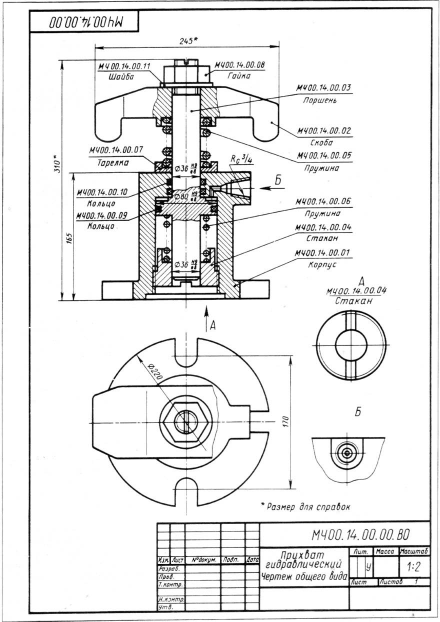
#> input picture images/sb_1.jpg, 880 x 1243 px (shown at 1/2 size)
$ python -i thick_lines.py   (imports and definitions only)
#> lines starting #> are read from the running program, lines starting #| are printed output that depends on the picture; after the words box and inside, x2 and y2 are one past the last pixel; in counts of white or black regions, pixels touching at a corner belong together
#> further down, picture is the input picture: shape (1243, 880, 3); min 0, max 255, mean 233.9
### src/draftslice/core/utils/checks.py
"""Проверки входа: при несоответствии - встроенное исключение."""

import numpy as np


def check_image(img: np.ndarray, channels: int | None = None, dtype: type | None = None) -> np.ndarray:
    """Проверяет число каналов и dtype изображения.

    Parameters
    ----------
    img : np.ndarray
        Изображение `(H, W)` или `(H, W, C)`.
    channels : int | None
        Нужное число каналов; `None` - не проверять. У `(H, W)` один канал.
    dtype : type | None
        Нужный dtype; `None` - не проверять.

    Returns
    -------
    np.ndarray
        То же изображение.

    Raises
    ------
    TypeError
        `img` не массив, другое число каналов или другой dtype.
    """
#> called with channels = 3
    if not isinstance(img, np.ndarray):
        raise TypeError(f"Изображение должно быть np.ndarray, получено: {type(img).__name__}")
    n = img.shape[2] if img.ndim == 3 else 1
    if channels is not None and n != channels:
        raise TypeError(f"Изображение должно иметь {channels} канал(ов), получено: {n}")
    if dtype is not None and img.dtype != dtype:
        raise TypeError(f"Изображение должно иметь dtype={np.dtype(dtype)}, получено: {img.dtype}")
    return img

### src/draftslice/core/preprocess.py
"""Предобработка изображения: серое, бинаризация и нормализация масштаба по толщине контура.

Шаги `preprocess()`:

1. `_gray` - серое минимумом по каналам.
2. `_binarize` - бинаризация Otsu, краска 255.
3. `_thickness` - толщина контура по маске краски: вершина верхней горки толщины скелета.
4. `_rescale` - масштаб, при котором толщина контура равна `target`.

Файл ничего не знает о содержимом чертежа (текст, размеры). Нормализация нужна только для анализа, результат
чистки возвращается на исходные пиксели через `Preprocessed.scale`, см. SCALE-01.
"""

from dataclasses import dataclass

import cv2
import numpy as np

from draftslice.core.utils.checks import check_image
from draftslice.core.utils.thinning import thinning


@dataclass(frozen=True)
class Preprocessed:
    """Изображение, серое и маска краски в одном масштабе.

    Attributes
    ----------
    img : np.ndarray
        Изображение RGB после масштабирования; то же, что на входе, если масштаб не менялся.
    gray : np.ndarray
        Серое изображение того же размера, `(H, W)`.
    binary : np.ndarray
        Маска краски `0/255` того же размера, `(H, W)`.
    scale : float
        Во сколько раз изображение увеличено относительно исходного. Результат анализа в этом масштабе
        возвращается на исходное изображение делением координат на `scale`.
    t_c : float | None
        Толщина контура на исходном изображении, px; `None`, если нормализация выключена.
    """

    img: np.ndarray
    gray: np.ndarray
    binary: np.ndarray
    scale: float
    t_c: float | None


def preprocess(
    img: np.ndarray,
    target: float | None = 6.0,
    tol: float = 0.15,
    min_t: float = 8.0,
    max_scale: float = 4.0,
    top_share: float = 0.06,
) -> Preprocessed:
    """Переводит изображение в серое, бинаризует и приводит масштаб так, чтобы толщина контура была `target`.

    Контур 3 px в исходнике и контур 10 px в большом скане после нормализации выглядят одинаково для всех шагов
    анализа. Толщину меряют по маске из самого изображения. Если она меньше `min_t`, замер повторяют на изображении,
    увеличенном вдвое: интерполяция серого меняет ширину границы, и по бинарной маске исходника толщина после
    увеличения не предсказывается (на размытом скане расходится почти вдвое). Толщину контура оценивают по скелету:
    толщина в точке - удвоенное расстояние до фона, контур - самая толстая из толщин (с округлением до px), на
    которую приходится не меньше `top_share` пикселей скелета. Горка выше контура (наконечники) всегда реже.

    Parameters
    ----------
    img : np.ndarray
        Изображение RGB, `(H, W, 3)`.
    target : float | None
        Нужная толщина контура на выходе, px. `None` - не масштабировать, вернуть серое и маску исходника.
    tol : float
        Допуск масштаба: если `|scale - 1| <= tol`, изображение не трогают и `scale` равен 1.
    min_t : float
        Толщина контура, px, ниже которой замер повторяют на увеличенном вдвое изображении.
    max_scale : float
        Верхняя граница увеличения: защита от тонкого (почти невидимого) контура.
    top_share : float
        Доля пикселей скелета, с которой толщина считается горкой контура. На 17 листах контур занимает от 9 %,
        самая частая толщина выше контура - не больше 4.3 %.

    Returns
    -------
    Preprocessed
        Изображение, серое, маска краски, масштаб и толщина контура на исходнике.

    Raises
    ------
    TypeError
        У изображения не три канала.
    ValueError
        `target`, `tol`, `min_t` не положительны (`tol` не отрицателен), `max_scale` меньше 1, `top_share` вне
        (0, 1) или в изображении нет краски при включённой нормализации.
    """
    check_image(img, channels=3)
    if target is not None and (target <= 0 or tol < 0 or min_t <= 0 or max_scale < 1 or not 0 < top_share < 1):
        raise ValueError(f"Некорректные параметры: {target=}, {tol=}, {min_t=}, {max_scale=}, {top_share=}.")
    gray = _gray(img)
    binary = _binarize(gray)
    if target is None:
        return Preprocessed(img, gray, binary, 1.0, None)
    t_c = _thickness(binary, top_share)
    if t_c < min_t:
        up = cv2.resize(gray, None, fx=2.0, fy=2.0, interpolation=cv2.INTER_LINEAR_EXACT)
        t_c = _thickness(_binarize(up), top_share) / 2.0
    scale = min(target / t_c, max_scale)
    if abs(scale - 1.0) <= tol:
        return Preprocessed(img, gray, binary, 1.0, t_c)
    interp = cv2.INTER_LINEAR_EXACT if scale > 1.0 else cv2.INTER_AREA
    img = cv2.resize(img, None, fx=scale, fy=scale, interpolation=interp)
    gray = _gray(img)
    return Preprocessed(img, gray, _binarize(gray), scale, t_c)


def _gray(img: np.ndarray) -> np.ndarray:
    """Серое минимумом по каналам: светлые цветные линии (жёлтая, оранжевая осевая) остаются тёмными."""
    c0, c1, c2 = cv2.split(img)
    return cv2.min(cv2.min(c0, c1), c2)


def _binarize(gray: np.ndarray) -> np.ndarray:
    """Бинаризация Otsu с инверсией: краска 255, фон 0."""
    return cv2.threshold(gray, 0, 255, cv2.THRESH_BINARY_INV + cv2.THRESH_OTSU)[1]
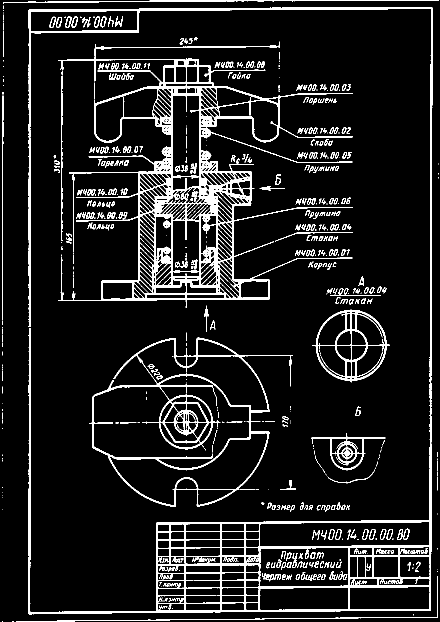
#> returned value: shape (1243, 880) (shown at 1/2 size); 9.6% white; 589 white regions (206 under 20 px), largest, box (x1, y1, x2, y2) and area: (116, 83, 706, 616) 34964, (57, 14, 865, 1229) 29787, (178, 675, 586, 1014) 10807


# [10 lines left out: function _thickness, not called in this run]

### src/draftslice/core/validators.py
import inspect
from collections.abc import Callable
from functools import wraps
from typing import Any

import numpy as np

from draftslice.core.exceptions import DraftsliceTypeError


def validate_image(arg_name: str | None = None, channels: int | None = None, dtype: type | None = None) -> Callable:
    """Декоратор для валидации изображений по количеству каналов и типу данных."""

    def decorator(func: Callable) -> Callable:
        resolved_arg_name = arg_name or next(iter(inspect.signature(func).parameters))

        # [24 lines left out: function wrapper, not called in this run]

        return wrapper

    return decorator

### notebooks/thick_lines.py
"""Разделение линий чертежа на толстые и тонкие по статистике самого листа, без ручных констант.

Шаги - векторные операции numpy / OpenCV по точкам скелета, без циклов Python по веткам и без
операций над всем кадром там, где хватает точек (листов будут миллионы):

1. Бинаризация, скелет, расстояние до фона.
2. Зоны искажения: точки скелета ближе одной местной ширины штриха к концу или стыку. Там скелет
   меряет стык или окончание, а не линию (Hilaire, Tombre 2006) - такие точки выбрасываются.
   Оставшиеся куски скелета - сегменты, связные компоненты за один вызов OpenCV.
3. Ширина сегмента по площади: пикселы краски, ближайшие к его точкам скелета, / его длина. На
   внутренних точках мера честная и дробная; у стыков пикселы перетекают между линиями, но эти точки
   уже выброшены. Узел скелета не режет линию там, где меняется толщина (наконечник - тонкая
   размерная, толстая линия - тонкая дуга без стыка), поэтому второй проход режет сегмент по
   середине между медианами классов, если в нём уверенно есть оба класса (см. measure).
4. Текст - шум: связная компонента краски, у которой больше половины пикселов внутри полигонов
   OCR (модуль ocr) или которая целиком лежит в полигоне, расширенном на полвысоты символа
   (рамка вокруг надписи), убирается до скелета. Буква, касающаяся линии, остаётся в её
   компоненте. Порог «больше половины» по расширенным полигонам снимал целиком маленький вид вместе
   с его размерами (СОК-АК.4-4).
   Прежний признак - компонента меньше 20 толщин штриха - гасил и отверстия: кружок с центровым
   крестом по размеру и форме не отличить от буквы «О».
5. Порог листа - по ширинам сегментов с весом по длине: Otsu (без предположения о форме классов)
   как начало, затем 2-медианы - порог посередине между взвешенными медианами классов. Не смещается
   к меньшему классу и не раздувается наконечниками стрелок. Смесь гауссиан не годится: у тонких
   пик на 1 px и «плечо» наклонных линий, гауссиана кладёт плечо к толстым.
6. Зона искажения (связный кусок выброшенного скелета) толстая, если касается двух и более толстых
   сегментов - стык на толстой линии, - или одного-единственного сегмента, и он толстый, - конец
   толстой линии. Иначе на контуре у примыкания штриховки или выносной оставался разрыв, а у конца
   линии (разрыв под текст, острие стрелки у контура) - тонкий хвостик. Обрубок примыкающей
   тонкой линии, торчащий за край толстой, из толстой зоны вырезается: точка тонкой ветки (волна
   класса по скелету от концов сегментов) уже толстой линии, перебег осевой за контур - тупиковый
   отросток; пиксел остаётся, если лежит в теле толстой линии (круг вписанного радиуса ближайшей
   толстой точки скелета). На листах, где толстые и тонкие различаются меньше чем на 1 px (линии
   1 и 2 px), зона толстая целиком.
   Зона, которую соседние сегменты толстой не делают, классифицируется по своим точкам: местная
   ширина по площади (окно +-S вдоль зоны) выше порога своего вида. Маленькое отверстие,
   пересечённое осевыми, - целиком зона без сегментов с тонкими соседями; так же широкая часть
   наконечника у стыка с выносной (лист 9).
7. Порог вида: на одном листе перо и нажим от вида к виду разные (особенно от руки). Порог вида -
   уточнение порога листа: Otsu по сегментам вида (кроп region_seg) с разрезом только между
   медианами тонких и толстых листа. Принимается, только если тонкий и толстый классы вида лежат по
   разные стороны порога листа - то есть на виде есть оба класса листа. Вид из одних толстых или
   одних тонких линий так не разрезается пополам - у него остаётся порог листа.
8. Пиксел краски получает класс ближайшей точки скелета. Наконечники стрелок не снимаются: это
   самое широкое место линии, и признак формы путает их со стыком двух толстых линий.
9. Рамка и штамп - шум. Рамка - длинные прямые у края листа на SHEET_COV его стороны (допуск на
   перекос скана - по наклону самой длинной прямой). Штамп и графы - области, замкнутые рамкой и
   связанными с ней длинными толстыми прямыми; поле чертежа - самая большая из них, толстые линии
   вне поля убираются. Длинная прямая - длиннее CHAR_S толщин толстой, то есть не штрих буквы.

10. Разрешение. Расстояние до фона дискретно с шагом 1 px: если медианы тонких и толстых ближе
    1 px (линии 1 и 2 px), в стыках их не различить, и лист считается заново в ×2. Пороги на
    листе с рамкой оцениваются только по полю чертежа: кромка скана и мусор за рамкой дают лишнюю
    моду тонких.
11. Цепочки (chains): куски, продолжающие друг друга через узел (поворот < 45°), - одна линия;
    кольцо, пересечённое осевыми, - замкнутая цепочка; примкнувшая под углом линия в узле
    кончается. Кусок, чья ширина от порога ближе погрешности (w / L + разброс ширины вдоль линий
    листа), берёт класс соседей по цепочке с совместимой шириной. Уверенный кусок класс держит:
    толстая, перешедшая в тонкую, - конец толстой и начало тонкой.

Ширина по площади делится на длину, которую покрывают точки (связи + по половине шага на концах):
деление на одни связи завышало ширину коротких сегментов вдвое, и концы тонких линий и кусочки
между близкими пересечениями выходили толстыми.

Стенд: uv run python thick_lines.py [имя файла ...] -> data/output/thick_lines/.
"""

import sys
import time
from pathlib import Path

import cv2
import numpy as np
import pandas as pd
from skimage.morphology import skeletonize

from draftslice.core.io import load_image
from draftslice.core.preprocess import preprocess
from draftslice.core.region_seg.pipeline import run as region_seg

DATA = Path("../data")
OUT = DATA / "output" / "thick_lines"
OCR_CACHE = DATA / "output" / "ocr_cache"
SQRT2 = np.sqrt(2)
SHEET_COV = 0.85  # доля стороны листа: прямая длиннее - линия рамки (как sheet_cov в region_seg)
# толщин толстой линии S: прямая длиннее - не штрих буквы. Высота символа h <= 14 d, штрих d <= S/2
# (ГОСТ 2.304, 2.303), значит h <= 7 S.
CHAR_S = 7
TILE = 256  # px рабочей сетки: сторона тайла скелета, на результат не влияет - только на скорость


def _nbr(a, ys, xs, dy, dx):
    """Значения a в соседях (ys + dy, xs + dx) точек, за краем - 0. Только по точкам, не по всему листу."""
    y, x = ys + dy, xs + dx
    ok = (y >= 0) & (y < a.shape[0]) & (x >= 0) & (x < a.shape[1])
    out = np.zeros(len(ys), a.dtype)
    out[ok] = a[y[ok], x[ok]]
    return out


def skeleton(ink, dist):
    """Скелет Zhang-Suen (skimage) по тайлам TILE с полем перекрытия - точь-в-точь как по всему листу.

    Решение по точке зависит от её окрестности 3x3, поэтому ложный край окна уходит внутрь не больше
    чем на 1 px за полупроход, а проходов не больше наибольшего расстояния до фона: поле 2 * max dist
    + 2 px отсекает влияние края. Выигрыш: skimage гоняет проходы по всему кадру, пока меняется хоть
    одна точка - число проходов задаёт самая толстая клякса листа; тайл останавливается сам по себе, а
    пустые тайлы пропускаются. На листах 3-50 Мп в 3-5 раз быстрее.
    """
    m = 2 * int(np.ceil(dist.max())) + 2
    h, w = ink.shape
    ii = cv2.integral(ink.astype(np.uint8))
    skel = np.zeros_like(ink)
    for y0 in range(0, h, TILE):
        for x0 in range(0, w, TILE):
            y1, x1 = min(y0 + TILE, h), min(x0 + TILE, w)
            if ii[y1, x1] - ii[y0, x1] - ii[y1, x0] + ii[y0, x0] == 0:
                continue
            a0, b0, a1, b1 = max(0, y0 - m), max(0, x0 - m), min(h, y1 + m), min(w, x1 + m)
            skel[y0:y1, x0:x1] = skeletonize(ink[a0:a1, b0:b1])[y0 - a0 : y1 - a0, x0 - b0 : x1 - b0]
    return skel


def _local_width(seg, inner, near, s):
    """Ширина по площади вокруг точек скелета: пикселы краски / длина, в окне +-s px вдоль своего сегмента.

    Окно - s шагов сглаживания по 8-соседям той же метки: квадратное окно захватывало соседнюю линию,
    идущую вплотную к дуге контура, и кусок дуги мерился тонким.
    """
    ys, xs = np.nonzero(inner)
    flat = ys * inner.shape[1] + xs  # по возрастанию - порядок np.nonzero
    sid = seg[ys, xs]
    area = np.bincount(near, minlength=inner.size)[flat].astype(np.float64)
    # Длина на точку - половина связей с соседями (прямые 1, диагональные sqrt(2), диагональ с
    # обходом через прямого соседа не считается).
    length = np.zeros(len(ys))
    deg = np.zeros(len(ys))
    nbs = []
    for dy in (-1, 0, 1):
        for dx in (-1, 0, 1):
            if not (dy or dx):
                continue
            link = _nbr(seg, ys, xs, dy, dx) == sid
            if dy and dx:
                link_d = link & ~_nbr(inner, ys, xs, 0, dx) & ~_nbr(inner, ys, xs, dy, 0)
                length += link_d * SQRT2 / 2
                deg += link_d
            else:
                length += link * 0.5
                deg += link
            j = np.searchsorted(flat, flat + dy * inner.shape[1] + dx).clip(0, len(flat) - 1)
            nbs.append(np.where(link, j, -1))
    # Конец линии - половина шага сверх связей: без неё концевая точка с полной площадью мерилась
    # вдвое шире (та же поправка, что у сегмента).
    length += 0.5 * np.clip(2 - deg, 0, 2)
    for _ in range(int(np.ceil(s))):
        a, ln = area.copy(), length.copy()
        for j in nbs:
            m = j >= 0
            a[m] += area[j[m]]
            ln[m] += length[j[m]]
        area, length = a, ln
    out = np.zeros(inner.shape, np.float32)
    out[ys, xs] = area / np.maximum(length, 1e-6)
    return out


def _seg_stats(seg, n_seg, inner, dist, near, scale):
    """Длина, ширина по площади, наибольшая ширина, сужение и опорная точка сегментов (в px листа)."""
    area = np.bincount(seg.ravel()[near], minlength=n_seg)  # метка 0 - пикселы зон искажения
    # Длина сегмента: связи соседних точек одного сегмента - прямые по 1, диагональные по sqrt(2);
    # диагональ, у которой есть обход через прямого соседа, не считается (иначе угол посчитан дважды).
    ys, xs = np.nonzero(seg)
    sid = seg[ys, xs]
    length = np.zeros(n_seg)
    for dy, dx, step in ((0, 1, 1.0), (1, 0, 1.0), (1, 1, SQRT2), (1, -1, SQRT2)):
        link = _nbr(seg, ys, xs, dy, dx) == sid
        if step > 1:
            link &= ~_nbr(inner, ys, xs, 0, dx) & ~_nbr(inner, ys, xs, dy, 0)
        length += np.bincount(sid[link], minlength=n_seg) * step
    n_pts = np.bincount(sid, minlength=n_seg)
    # Наибольшая ширина по точкам сегмента: 2 * расстояние - 1 (расстояние меряется между центрами
    # пикселов, у линии в 1 px оно 1, у линии нечётной ширины w центр на (w + 1) / 2 от фона).
    w = 2 * dist[ys, xs] - 1
    wmax = np.zeros(n_seg)
    np.maximum.at(wmax, sid, w)
    # Ширина = площадь / длина, которую покрывают точки: у сегмента из n точек на прямой связей n - 1,
    # а площадь собрана со всех n точек - каждая несёт полный шаг, концы по половине шага сверх
    # связей. Деление на одни связи завышало ширину коротких сегментов: у 2 точек тонкой линии в
    # 1 px выходило 2 px - толстые кусочки на концах тонких линий и между близкими пересечениями.
    segs = pd.DataFrame(
        {"length": length / scale, "width": area / (length + 1) / scale, "n": n_pts, "wmax": wmax / scale}
    )
    # Опорная точка сегмента - его первая точка в порядке обхода; по ней сегмент относится к виду.
    _, first = np.unique(sid, return_index=True)
    segs = segs.iloc[1:]  # метка 0 - не сегмент
    segs["y"], segs["x"] = ys[first], xs[first]
    return segs


def measure(img, polys=(), scale=1.0):
    """Сегменты линий: ширина по площади и длина в px листа; метки для раскраски.

    polys - четырёхугольники текста OCR в px листа; компоненты текста убираются из краски.
    """
    pp = preprocess(img, target=None)
    gray = pp.gray
    if scale != 1:
        gray = cv2.resize(gray, (0, 0), fx=scale, fy=scale, interpolation=cv2.INTER_CUBIC)
        ink = cv2.threshold(gray, 0, 255, cv2.THRESH_BINARY_INV + cv2.THRESH_OTSU)[1] > 0
    else:
        ink = pp.binary > 0
    text = np.zeros_like(ink)
    if len(polys):
        # tight - полигоны OCR как есть (обводят символы вплотную), wide - с полем в полвысоты символа:
        # на столько от надписи отстоит рамка вокруг неё (размер в рамке, допуск формы). Заливка по
        # одному: fillPoly по набору заливает по чётности, и перекрытие соседних строк выпадает.
        tight = np.zeros(ink.shape, np.uint8)
        wide = np.zeros(ink.shape, np.uint8)
        for p in polys:
            q = np.asarray(p, np.float32) * scale
            cv2.fillConvexPoly(tight, np.round(q).astype(np.int32), 1)
            (cx, cy), (w, h), a = cv2.minAreaRect(q)
            m = min(w, h) / 2
            box = cv2.boxPoints(((cx, cy), (w + 2 * m, h + 2 * m), a))
            cv2.fillConvexPoly(wide, np.round(box).astype(np.int32), 1)
        n_cc, cc = cv2.connectedComponents(ink.astype(np.uint8), connectivity=8)
        area = np.bincount(cc[ink], minlength=n_cc)
        # Текст - больше половины компоненты в полигонах, или она целиком в поле надписи (рамка
        # вокруг текста). Вид, связанный со своими размерами, целиком в поле не лежит никогда.
        is_text = 2 * np.bincount(cc[ink & (tight > 0)], minlength=n_cc) > area
        is_text |= np.bincount(cc[ink & (wide > 0)], minlength=n_cc) == area
        is_text[0] = False
        text = is_text[cc]
        ink &= ~text
    dist = cv2.distanceTransform(ink.astype(np.uint8), cv2.DIST_L2, cv2.DIST_MASK_PRECISE)
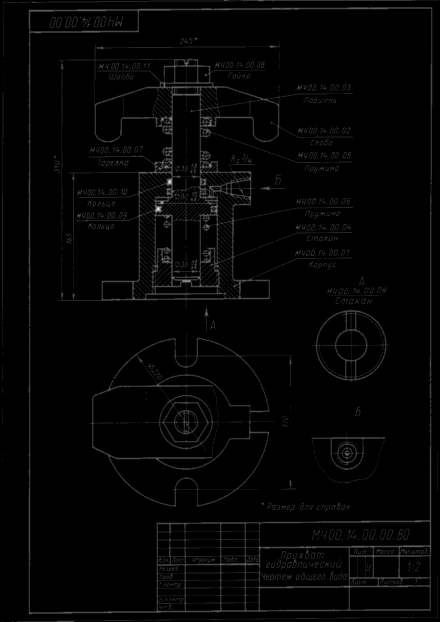
#> dist: shape (1243, 880) float32 (shown at 1/2 size); min 0, max 7, mean 0.125; drawn with min black and max white
    skel = skeleton(ink, dist)
#> in skeleton, `m = 2 * int(np.ceil(dist.max())) + 2`: m = 16
#> (the rest of the program and of its run is left out)
